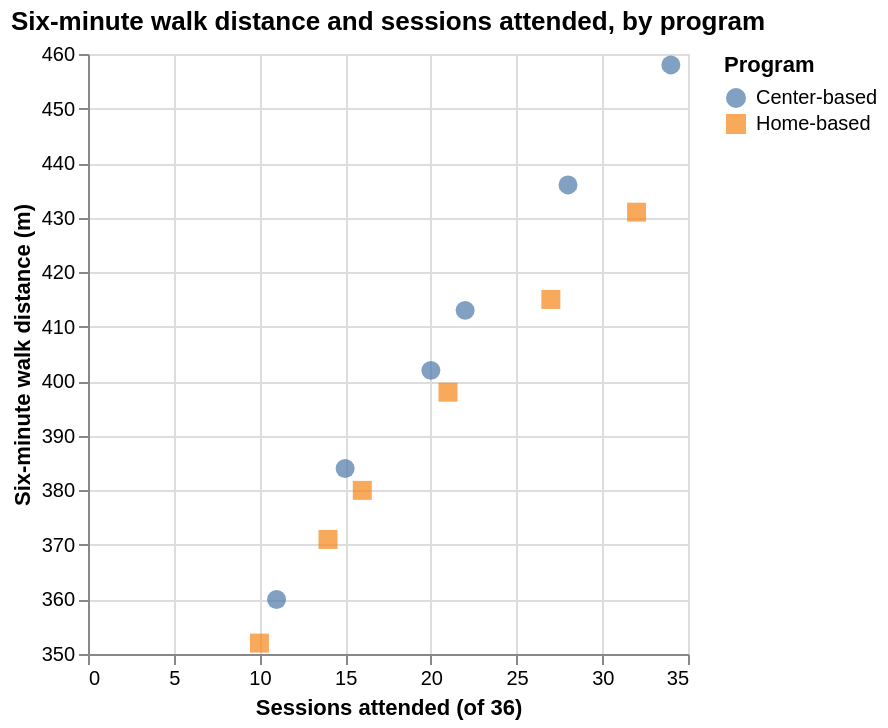

The notebook cell this image was saved under:
### Markdown cell above
## Task 1: Explore the rehab patients with Altair

### 1.1 Load the patients and build the scatter plot

> **Checkpoint: `output/exploratory_spec.json`**
> A Vega-Lite specification with a `point` mark, `x`, `y`, `color`, and `shape` encodings, and the twelve patients embedded.

### Code cell
patients = pd.read_csv(PATIENTS_PATH)
print("shape:", patients.shape)
display(patients.dtypes)

exploratory_chart = alt.Chart(patients).mark_point(filled=True, size=90).encode(
    x=alt.X("sessions_attended:Q", title="Sessions attended (of 36)"),
    y=alt.Y("walk_distance_m:Q", title="Six-minute walk distance (m)", scale=alt.Scale(zero=False)),
    color=alt.Color("program:N", title="Program"),
    shape=alt.Shape("program:N", title="Program"),
    tooltip=["patient_id:N", "program:N", "sessions_attended:Q", "walk_distance_m:Q"],
).properties(title="Six-minute walk distance and sessions attended, by program")

exploratory_chart.save(EXPLORATORY_SPEC_PATH)

exploratory_chart

### Figure 1 — Vega-Lite specification as saved in the notebook (floating-point values rounded to 4 significant figures)
{"config": {"view": {"continuousWidth": 300, "continuousHeight": 300}}, "data": {"name": "data-c8aa350521c33b7072b39293a7897d72"}, "mark": {"type": "point", "filled": true, "size": 90}, "encoding": {"color": {"field": "program", "title": "Program", "type": "nominal"}, "shape": {"field": "program", "title": "Program", "type": "nominal"}, "tooltip": [{"field": "patient_id", "type": "nominal"}, {"field": "program", "type": "nominal"}, {"field": "sessions_attended", "type": "quantitative"}, {"field": "walk_distance_m", "type": "quantitative"}], "x": {"field": "sessions_attended", "title": "Sessions attended (of 36)", "type": "quantitative"}, "y": {"field": "walk_distance_m", "scale": {"zero": false}, "title": "Six-minute walk distance (m)", "type": "quantitative"}}, "title": "Six-minute walk distance and sessions attended, by program", "$schema": "https://vega.github.io/schema/vega-lite/v5.20.1.json", "datasets": {"data-c8aa350521c33b7072b39293a7897d72": [{"patient_id": "R01", "program": "Home-based", "sessions_attended": 14, "walk_distance_m": 371}, {"patient_id": "R02", "program": "Center-based", "sessions_attended": 20, "walk_distance_m": 402}, {"patient_id": "R03", "program": "Home-based", "sessions_attended": 32, "walk_distance_m": 431}, {"patient_id": "R04", "program": "Center-based", "sessions_attended": 11, "walk_distance_m": 360}, {"patient_id": "R05", "program": "Center-based", "sessions_attended": 28, "walk_distance_m": 436}, {"patient_id": "R06", "program": "Home-based", "sessions_attended": 10, "walk_distance_m": 352}, {"patient_id": "R07", "program": "Home-based", "sessions_attended": 21, "walk_distance_m": 398}, {"patient_id": "R08", "program": "Center-based", "sessions_attended": 34, "walk_distance_m": 458}, {"patient_id": "R09", "program": "Home-based", "sessions_attended": 16, "walk_distance_m": 380}, {"patient_id": "R10", "program": "Center-based", "sessions_attended": 15, "walk_distance_m": 384}, {"patient_id": "R11", "program": "Home-based", "sessions_attended": 27, "walk_distance_m": 415}, {"patient_id": "R12", "program": "Center-based", "sessions_attended": 22, "walk_distance_m": 413}]}}
